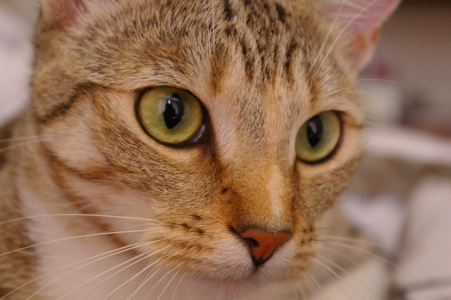
#> input picture skimage.data.chelsea(), 451 x 300 px
$ jupyter execute --allow-errors 09-DeepLearning-II.ipynb   (shell and % lines are left out)
#> lines starting #> are read from the running program, lines starting #| are printed output that depends on the picture
Before you turn this problem in, make sure everything runs as expected. First, **restart the kernel** (in the menubar, select Kernel$\rightarrow$Restart) and then **run all cells** (in the menubar, select Cell$\rightarrow$Run All).

Make sure you fill in any place that says `YOUR CODE HERE` or "YOUR ANSWER HERE", as well as your name and collaborators below:

[cell 1]
NAME = "Todsavad Tangtortan"
ID = "123012"

---

# Lab 10: Convolutional Neural Networks

Today we'll experiment with CNNs. We'll start with a hand-coded CNN structure based on numpy, then we'll move to PyTorch.

## CNN Explainer

Before doing this tutorial, take a look at [the CNN Explainer](https://poloclub.github.io/cnn-explainer/).
It gives beautiful illustrations of what's happening in a CNN at every level.

## Connect to google drive for colab users

For the students who use google colab for run the system. It is better to upload your dataset or weight, model into your drive. The colab system will be reset everytime when the system has log off.

Ok, let's mount the drive

[cell 2]
# for colab only
from google.colab import drive
drive.mount('/content/gdrive')

# Your root path in gdrive
root_path = 'gdrive/My Drive/'

Let's create folder

[cell 3]
# for create the folder
import os

lab_path =  root_path + 'lab09/'
if not os.path.exists(lab_path):
  print("No folder ", lab_path, 'exist. Create the folder')
  os.mkdir(lab_path)
  print("Create directory finished")
else:
  print(lab_path, 'existed, do nothing')

For the person who want to use google drive as your memory you can check [PyDrive](https://pypi.org/project/PyDrive/). In this class, we do not talk about it.

## Hand-coded CNN

This example is based on [Ahmed Gad's tutorial](https://www.kdnuggets.com/2018/04/building-convolutional-neural-network-numpy-scratch.html).

We will implement a very simple CNN in numpy. The model will have
just three layers, a convolutional layer (conv for short), a ReLU activation layer, and max pooling. The major steps involved are as follows.
1. Reading the input image.
2. Preparing filters.
3. Conv layer: Convolving each filter with the input image.
4. ReLU layer: Applying ReLU activation function on the feature maps (output of conv layer).
5. Max Pooling layer: Applying the pooling operation on the output of ReLU layer.
6. Stacking the conv, ReLU, and max pooling layers.

### Reading an input image

The following code reads an existing image using the SciKit-Image Python library and converts it into grayscale. You may need to `pip install scikit-image`.

[cell 4]
#pip install scikit-image
import skimage.data
import numpy as np
import matplotlib.pyplot as plt
import warnings
warnings.filterwarnings("ignore")

# Read image
img = skimage.data.chelsea()
#> img is the input picture: shape (300, 451, 3); mean R, G, B 147.7, 111.4, 86.8
print('Image dimensions:', img.shape)
#| Image dimensions: (300, 451, 3)

# Convert to grayscale
img = skimage.color.rgb2gray(img)
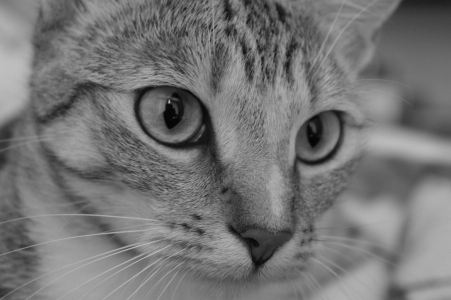
#> img: shape (300, 451) float64; min 0.0151, max 0.756, mean 0.46
plt.imshow(img, cmap='gray')
plt.show()

### Create some filters for the conv layer

Recall that a conv layer uses some number of convolution (actually cross correlation) filters, usually matching the number
of channels in the input (1 in our case since the image is grayscale). Each kernel gives us one feature map (channel) in the
result.

Let's make two 3$\times$3 filters, using the horizontal and vertical Sobel edge filters:

[cell 5]
l1_filters = np.zeros((2,3,3))
l1_filters[0, :, :] = np.array([[[-1, 0, 1],
                                 [-2, 0, 2],
                                 [-1, 0, 1]]])
l1_filters[1, :, :] = np.array([[[-1, -2, -1],
                                 [ 0,  0,  0],
                                 [ 1,  2,  1]]])
l1_filters

### Conv layer feedforward step

Let's convolve the input image with our filters.

[cell 6]
# Perform stride 1 cross correlation of an image and a filter. We output the valid region only
# (no padding).
def convolve(img, conv_filter):
    stride = 1
    padding = 0
    filter_size = conv_filter.shape[1]
    results_dim = ((np.array(img.shape) - np.array(conv_filter.shape) + (2*padding))/stride) + 1
    result = np.zeros((int(results_dim[0]), int(results_dim[1])))

    for r in np.arange(0, img.shape[0] - filter_size + 1):
        for c in np.arange(0, img.shape[1]-filter_size + 1):
            curr_region = img[r:r+filter_size,c:c+filter_size]
            curr_result = curr_region * conv_filter
            conv_sum = np.sum(curr_result)
            result[r, c] = conv_sum

    return result

# Perform convolution with a set of filters and return the result
def conv(img, conv_filters):
    # Check shape of inputs
    if len(img.shape) != len(conv_filters.shape) - 1:
        raise Exception("Error: Number of dimensions in conv filter and image do not match.")

    # Ensure filter depth is equal to number of channels in input
    if len(img.shape) > 2 or len(conv_filters.shape) > 3:
        if img.shape[-1] != conv_filters.shape[-1]:
            raise Exception("Error: Number of channels in both image and filter must match.")

    # Ensure filters are square
    if conv_filters.shape[1] != conv_filters.shape[2]:
        raise Exception('Error: Filter must be square (number of rows and columns must match).')

    # Ensure filter dimensions are odd
    if conv_filters.shape[1]%2==0:
        raise Exception('Error: Filter must have an odd size (number of rows and columns must be odd).')

    # Prepare output
    feature_maps = np.zeros((img.shape[0]-conv_filters.shape[1]+1,
                             img.shape[1]-conv_filters.shape[1]+1,
                             conv_filters.shape[0]))

    # Perform convolutions
    for filter_num in range(conv_filters.shape[0]):
        curr_filter = conv_filters[filter_num, :]
        # Our convolve function only handles 2D convolutions. If the input has multiple channels, we
        # perform the 2D convolutions for each input channel separately then add them. If the input
        # has just a single channel, we do the convolution directly.
        if len(curr_filter.shape) > 2:
            conv_map = convolve(img[:, :, 0], curr_filter[:, :, 0])
            for ch_num in range(1, curr_filter.shape[-1]):
                conv_map = conv_map + convolve(img[:, :, ch_num],
                                      curr_filter[:, :, ch_num])
        else:
            conv_map = convolve(img, curr_filter)
        feature_maps[:, :, filter_num] = conv_map

    return feature_maps

Let's give it a try:

[cell 7]
features = conv(img, l1_filters) #3x3
conv(img,l1_filters)

print('Convolutional feature maps shape:', features.shape)
#| Convolutional feature maps shape: (298, 449, 2)

fig, (ax1, ax2) = plt.subplots(1, 2, figsize=(20, 10))
ax1.imshow(features[:,:,0], cmap='gray')
ax2.imshow(features[:,:,1], cmap='gray')
plt.show()

See the time, what is different? :-)

Cool, right? A couple observations:
1. We've hard coded the values in the filters, so they are sensible to us. In a real CNN, we'd be tuning the filters to minimize loss on the training set, so we wouldn't expect such perfectly structured results.
2. Naive implementation of 2D convolutions requires 4 nested loops, which is super slow in Python. In the code above, we've replaced the two inner loops with an element-by-element matrix multiplication for the kernel and the portion of the image applicable for the current indices into the convoution result.

### Exercise (15 points)

The semi-naive implementation of the convolution function above could be sped up with the use of a fast low-level 2D convolution routine that makes the best possible use of the CPU's optimized instructions, pipelining of operations, etc. Take a look at [Laurent Perrinet's blog on 2D convolution implementations](https://laurentperrinet.github.io/sciblog/posts/2017-09-20-the-fastest-2d-convolution-in-the-world.html) and see how the two fastest implementations,
scikit and numpy, outperform other methods and should vastly outperform the Python loop above. Reimplement the <code>convolve()</code> function above to be <code>convole2()</code> and compare
the times taken by the naive and optimized versions of your convolution operation for the cat image. In your report, briefly describe the experiment and the
results you obtained.

- Do faster CNN (10 points)
- Describe the experiment and the results (5 points)

<details>
    <summary><font size="3" color="green"><b>Hint:</b></font></summary>

Use <code>numpy.fft</code>

</details>

[cell 8]
from numpy.fft  import fft2, ifft2
def convolve2(img, conv_filter):
    output = None
    # YOUR CODE HERE
    output = np.real(ifft2(fft2(img) * fft2(conv_filter,s=img.shape)))[2:,2:]
    # raise NotImplementedError()
    return output

def conv2(img, conv_filters):
    # Check shape of inputs
    if len(img.shape) != len(conv_filters.shape) - 1:
        raise Exception("Error: Number of dimensions in conv filter and image do not match.")

    # Ensure filter depth is equal to number of channels in input
    if len(img.shape) > 2 or len(conv_filters.shape) > 3:
        if img.shape[-1] != conv_filters.shape[-1]:
            raise Exception("Error: Number of channels in both image and filter must match.")

    # Ensure filters are square
    if conv_filters.shape[1] != conv_filters.shape[2]:
        raise Exception('Error: Filter must be square (number of rows and columns must match).')

    # Ensure filter dimensions are odd
    if conv_filters.shape[1]%2==0:
        raise Exception('Error: Filter must have an odd size (number of rows and columns must be odd).')

    # Prepare output
    feature_maps = np.zeros((img.shape[0]-conv_filters.shape[1]+1,
                             img.shape[1]-conv_filters.shape[1]+1,
                             conv_filters.shape[0]))

    # Perform convolutions
    # YOUR CODE HERE
    for filter_num in range(conv_filters.shape[0]):
        curr_filter = conv_filters[filter_num, :]
        if len(curr_filter.shape) > 2:
            conv_map = convolve2(img[:, :, 0], curr_filter[:, :, 0])
            for ch_num in range(1, curr_filter.shape[-1]):
                conv_map = conv_map + convolve2(img[:, :, ch_num], curr_filter[:, :, ch_num])
        else:
            conv_map = convolve2(img, curr_filter)
        feature_maps[:, :, filter_num] = conv_map
    # raise NotImplementedError()

    return feature_maps

[cell 9]
import datetime
start = datetime.datetime.now()
features = conv2(img, l1_filters)
stop = datetime.datetime.now()
conv2(img,l1_filters)

c = stop - start
elapsed = c.microseconds / 1000 # millisec

print('Convolutional feature maps shape:', features.shape)
#| Convolutional feature maps shape: (298, 449, 2)

fig, (ax1, ax2) = plt.subplots(1, 2, figsize=(20, 10))
ax1.imshow(features[:,:,0], cmap='gray')
ax2.imshow(features[:,:,1], cmap='gray')
plt.show()

# Test function: Do not remove
assert elapsed < 200, "Convolution is too slow, try again"
print("success!")
# End Test function

YOUR ANSWER HERE

### Pooling and relu

Next, consider the feedforward pooling and ReLU operations.

[cell 10]
# Pooling layer with particular size and stride

def pooling(feature_map, size=2, stride=2):
    pool_out = np.zeros((np.uint16((feature_map.shape[0]-size+1)/stride+1),
                         np.uint16((feature_map.shape[1]-size+1)/stride+1),
                         feature_map.shape[-1]))
    for map_num in range(feature_map.shape[-1]):
        r2 = 0
        for r in np.arange(0,feature_map.shape[0]-size+1, stride):
            c2 = 0
            for c in np.arange(0, feature_map.shape[1]-size+1, stride):
                pool_out[r2, c2, map_num] = np.max([feature_map[r:r+size,  c:c+size, map_num]])
                c2 = c2 + 1
            r2 = r2 +1
    return pool_out

# ReLU activation function

def relu(feature_map):
    relu_out = np.zeros(feature_map.shape)
    for map_num in range(feature_map.shape[-1]):
        for r in np.arange(0,feature_map.shape[0]):
            for c in np.arange(0, feature_map.shape[1]):
                relu_out[r, c, map_num] = np.max([feature_map[r, c, map_num], 0])
    return relu_out

Now let's try ReLU and pooling:

[cell 11]
relued_features = relu(features)
pooled_features = pooling(relued_features)

fig, ((ax1, ax2), (ax3, ax4)) = plt.subplots(2, 2, figsize=(20, 15))
ax1.imshow(relued_features[:,:,0], cmap='gray')
ax2.imshow(relued_features[:,:,1], cmap='gray')
ax3.imshow(pooled_features[:,:,0], cmap='gray')
ax4.imshow(pooled_features[:,:,1], cmap='gray')
plt.show()

Let's visualize all of the feature maps in the model...

[cell 12]
# First conv layer

import sys

np.set_printoptions(threshold=sys.maxsize)

print("conv layer 1...")
l1_feature_maps = conv(img, l1_filters)
l1_feature_maps_relu = relu(l1_feature_maps)
l1_feature_maps_relu_pool = pooling(l1_feature_maps_relu, 2, 2)

# Second conv layer

print("conv layer 2...")
l2_filters = np.random.rand(3, 5, 5, l1_feature_maps_relu_pool.shape[-1])
l2_feature_maps = conv(l1_feature_maps_relu_pool, l2_filters)
#> after the loop in conv (call 4), `for filter_num in range(conv_filters.shape[0]):`:
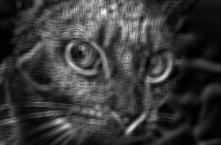
#> conv_map: shape (145, 221) float64; min 0, max 13.29, mean 3.01; drawn with min black and max white
#> after the loop in conv (call 4), `for filter_num in range(conv_filters.shape[0]):`:
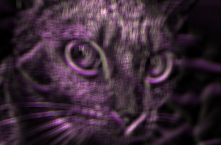
#> feature_maps: shape (145, 221, 3) float64; mean of channels 0, 1, 2 2.78, 2.07, 3.01; drawn with min black and max white
l2_feature_maps_relu = relu(l2_feature_maps)
l2_feature_maps_relu_pool = pooling(l2_feature_maps_relu, 2, 2)
#> call 3 of pooling, with size = 2, stride = 2
#> after the loop in pooling (call 3), `for map_num in range(feature_map.shape[-1]):`:
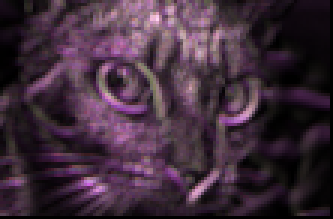
#> pool_out: shape (73, 111, 3) float64 (shown 3 times larger); mean of channels 0, 1, 2 3.1, 2.33, 3.34; drawn with min black and max white
#print(l2_feature_maps)

# Third conv layer

print("conv layer 3...")
l3_filters = np.random.rand(1, 7, 7, l2_feature_maps_relu_pool.shape[-1])
l3_feature_maps = conv(l2_feature_maps_relu_pool, l3_filters)
#> after the loop in conv (call 5), `for filter_num in range(conv_filters.shape[0]):`:
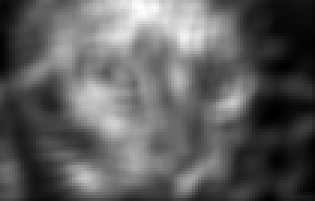
#> conv_map: shape (67, 105) float64 (shown 3 times larger); min 17.36, max 576.2, mean 222.9; drawn with min black and max white
l3_feature_maps_relu = relu(l3_feature_maps)
l3_feature_maps_relu_pool = pooling(l3_feature_maps_relu, 2, 2)

[cell 13]
# Show results

fig0, ax0 = plt.subplots(nrows=1, ncols=1)
ax0.imshow(img).set_cmap("gray")
ax0.set_title("Input Image")
ax0.get_xaxis().set_ticks([])
ax0.get_yaxis().set_ticks([])
plt.show()

[cell 14]
# Layer 1
fig1, ax1 = plt.subplots(nrows=3, ncols=2)
fig1.set_figheight(10)
fig1.set_figwidth(10)
ax1[0, 0].imshow(l1_feature_maps[:, :, 0]).set_cmap("gray")
ax1[0, 0].get_xaxis().set_ticks([])
ax1[0, 0].get_yaxis().set_ticks([])
ax1[0, 0].set_title("L1-Map1")

ax1[0, 1].imshow(l1_feature_maps[:, :, 1]).set_cmap("gray")
ax1[0, 1].get_xaxis().set_ticks([])
ax1[0, 1].get_yaxis().set_ticks([])
ax1[0, 1].set_title("L1-Map2")

ax1[1, 0].imshow(l1_feature_maps_relu[:, :, 0]).set_cmap("gray")
ax1[1, 0].get_xaxis().set_ticks([])
ax1[1, 0].get_yaxis().set_ticks([])
ax1[1, 0].set_title("L1-Map1ReLU")

ax1[1, 1].imshow(l1_feature_maps_relu[:, :, 1]).set_cmap("gray")
ax1[1, 1].get_xaxis().set_ticks([])
ax1[1, 1].get_yaxis().set_ticks([])
ax1[1, 1].set_title("L1-Map2ReLU")

ax1[2, 0].imshow(l1_feature_maps_relu_pool[:, :, 0]).set_cmap("gray")
ax1[2, 0].get_xaxis().set_ticks([])
ax1[2, 0].get_yaxis().set_ticks([])
ax1[2, 0].set_title("L1-Map1ReLUPool")

ax1[2, 1].imshow(l1_feature_maps_relu_pool[:, :, 1]).set_cmap("gray")
ax1[2, 0].get_xaxis().set_ticks([])
ax1[2, 0].get_yaxis().set_ticks([])
ax1[2, 1].set_title("L1-Map2ReLUPool")

plt.show()

[cell 15]
# Layer 2
fig2, ax2 = plt.subplots(nrows=3, ncols=3)
fig2.set_figheight(12)
fig2.set_figwidth(12)
ax2[0, 0].imshow(l2_feature_maps[:, :, 0]).set_cmap("gray")
ax2[0, 0].get_xaxis().set_ticks([])
ax2[0, 0].get_yaxis().set_ticks([])
ax2[0, 0].set_title("L2-Map1")

ax2[0, 1].imshow(l2_feature_maps[:, :, 1]).set_cmap("gray")
ax2[0, 1].get_xaxis().set_ticks([])
ax2[0, 1].get_yaxis().set_ticks([])
ax2[0, 1].set_title("L2-Map2")

ax2[0, 2].imshow(l2_feature_maps[:, :, 2]).set_cmap("gray")
ax2[0, 2].get_xaxis().set_ticks([])
ax2[0, 2].get_yaxis().set_ticks([])
ax2[0, 2].set_title("L2-Map3")

ax2[1, 0].imshow(l2_feature_maps_relu[:, :, 0]).set_cmap("gray")
ax2[1, 0].get_xaxis().set_ticks([])
ax2[1, 0].get_yaxis().set_ticks([])
ax2[1, 0].set_title("L2-Map1ReLU")

ax2[1, 1].imshow(l2_feature_maps_relu[:, :, 1]).set_cmap("gray")
ax2[1, 1].get_xaxis().set_ticks([])
ax2[1, 1].get_yaxis().set_ticks([])
ax2[1, 1].set_title("L2-Map2ReLU")

ax2[1, 2].imshow(l2_feature_maps_relu[:, :, 2]).set_cmap("gray")
ax2[1, 2].get_xaxis().set_ticks([])
ax2[1, 2].get_yaxis().set_ticks([])
ax2[1, 2].set_title("L2-Map3ReLU")

ax2[2, 0].imshow(l2_feature_maps_relu_pool[:, :, 0]).set_cmap("gray")
ax2[2, 0].get_xaxis().set_ticks([])
ax2[2, 0].get_yaxis().set_ticks([])
ax2[2, 0].set_title("L2-Map1ReLUPool")

ax2[2, 1].imshow(l2_feature_maps_relu_pool[:, :, 1]).set_cmap("gray")
ax2[2, 1].get_xaxis().set_ticks([])
ax2[2, 1].get_yaxis().set_ticks([])
ax2[2, 1].set_title("L2-Map2ReLUPool")

ax2[2, 2].imshow(l2_feature_maps_relu_pool[:, :, 2]).set_cmap("gray")
ax2[2, 2].get_xaxis().set_ticks([])
ax2[2, 2].get_yaxis().set_ticks([])
ax2[2, 2].set_title("L2-Map3ReLUPool")
plt.show()
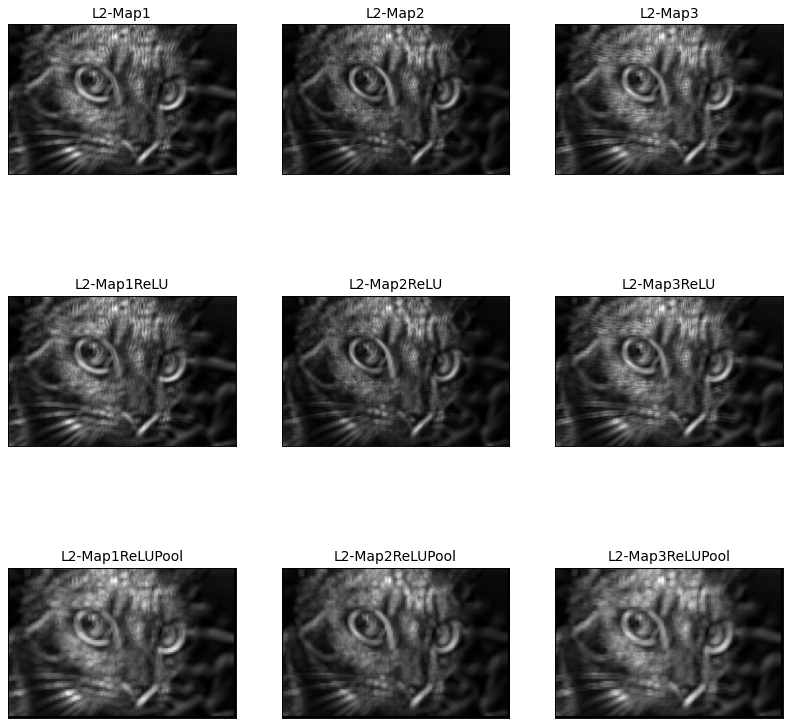
#> figure drawn by matplotlib, 9 panels

[cell 16]
# Layer 3

fig3, ax3 = plt.subplots(nrows=1, ncols=3)
fig3.set_figheight(15)
fig3.set_figwidth(15)
ax3[0].imshow(l3_feature_maps[:, :, 0]).set_cmap("gray")
ax3[0].get_xaxis().set_ticks([])
ax3[0].get_yaxis().set_ticks([])
ax3[0].set_title("L3-Map1")

ax3[1].imshow(l3_feature_maps_relu[:, :, 0]).set_cmap("gray")
ax3[1].get_xaxis().set_ticks([])
ax3[1].get_yaxis().set_ticks([])
ax3[1].set_title("L3-Map1ReLU")

ax3[2].imshow(l3_feature_maps_relu_pool[:, :, 0]).set_cmap("gray")
ax3[2].get_xaxis().set_ticks([])
ax3[2].get_yaxis().set_ticks([])
ax3[2].set_title("L3-Map1ReLUPool")
plt.show()

We can see that at progressively higher layers of the network, we get coarser representations of the input. Since the filters at the later layers
are random, they are not very structured, so we get a kind of blurring effect. These visualizations would be more meaningful in model with learned
filters.

### Exercise 2 (15 points)

Modify CNN 3 layer above with your <code>conv2()</code> function. Check the result and explain what you did and what is the different result.

[cell 17]
# YOUR CODE HERE
# First conv layer
import sys

np.set_printoptions(threshold=sys.maxsize)

print("conv2 layer 1...")
l1_feature_maps = conv2(img, l1_filters)
l1_feature_maps_relu = relu(l1_feature_maps)
l1_feature_maps_relu_pool = pooling(l1_feature_maps_relu, 2, 2)
#> the loop in conv2, `for filter_num in range(conv_filters.shape[0]):` made 1 pass
#> pass 1, in convolve2 (call 7), `output = np.real(ifft2(fft2(img) * fft2(conv_filter,s=img.shape)))[2:,..`:
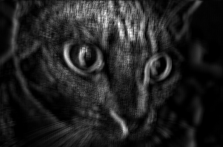
#> output: shape (147, 223) float64; min -9.04e-16, max 7.1, mean 0.973; drawn with min black and max white
#> pass 1, in convolve2 (call 8), `output = np.real(ifft2(fft2(img) * fft2(conv_filter,s=img.shape)))[2:,..`:
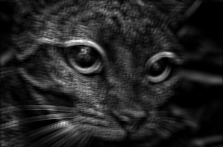
#> output: shape (147, 223) float64; min -1.32e-15, max 8.57, mean 1.22; drawn with min black and max white
#> after the loop in conv2, `for filter_num in range(conv_filters.shape[0]):`:
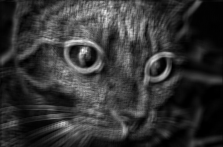
#> conv_map: shape (147, 223) float64; min -6.73e-16, max 10.57, mean 2.19; drawn with min black and max white
#> after the loop in conv2, `for filter_num in range(conv_filters.shape[0]):`: feature_maps: shape (145, 221, 3) float64; every value is 0

# Second conv layer

print("conv2 layer 2...")
l2_filters = np.random.rand(3, 5, 5, l1_feature_maps_relu_pool.shape[-1])
#> (the rest of this cell did not finish here and is left out)

[cell 18]
# Show results
fig0, ax0 = plt.subplots(nrows=1, ncols=1)
ax0.imshow(img).set_cmap("gray")
ax0.set_title("Input Image")
ax0.get_xaxis().set_ticks([])
ax0.get_yaxis().set_ticks([])
plt.show()

[cell 19]
# Layer 1
fig1, ax1 = plt.subplots(nrows=3, ncols=2)
fig1.set_figheight(10)
fig1.set_figwidth(10)
ax1[0, 0].imshow(l1_feature_maps[:, :, 0]).set_cmap("gray")
ax1[0, 0].get_xaxis().set_ticks([])
ax1[0, 0].get_yaxis().set_ticks([])
ax1[0, 0].set_title("L1-Map1")

ax1[0, 1].imshow(l1_feature_maps[:, :, 1]).set_cmap("gray")
ax1[0, 1].get_xaxis().set_ticks([])
ax1[0, 1].get_yaxis().set_ticks([])
ax1[0, 1].set_title("L1-Map2")

ax1[1, 0].imshow(l1_feature_maps_relu[:, :, 0]).set_cmap("gray")
ax1[1, 0].get_xaxis().set_ticks([])
ax1[1, 0].get_yaxis().set_ticks([])
ax1[1, 0].set_title("L1-Map1ReLU")

ax1[1, 1].imshow(l1_feature_maps_relu[:, :, 1]).set_cmap("gray")
ax1[1, 1].get_xaxis().set_ticks([])
ax1[1, 1].get_yaxis().set_ticks([])
ax1[1, 1].set_title("L1-Map2ReLU")

ax1[2, 0].imshow(l1_feature_maps_relu_pool[:, :, 0]).set_cmap("gray")
ax1[2, 0].get_xaxis().set_ticks([])
ax1[2, 0].get_yaxis().set_ticks([])
ax1[2, 0].set_title("L1-Map1ReLUPool")

ax1[2, 1].imshow(l1_feature_maps_relu_pool[:, :, 1]).set_cmap("gray")
ax1[2, 0].get_xaxis().set_ticks([])
ax1[2, 0].get_yaxis().set_ticks([])
ax1[2, 1].set_title("L1-Map2ReLUPool")

plt.show()
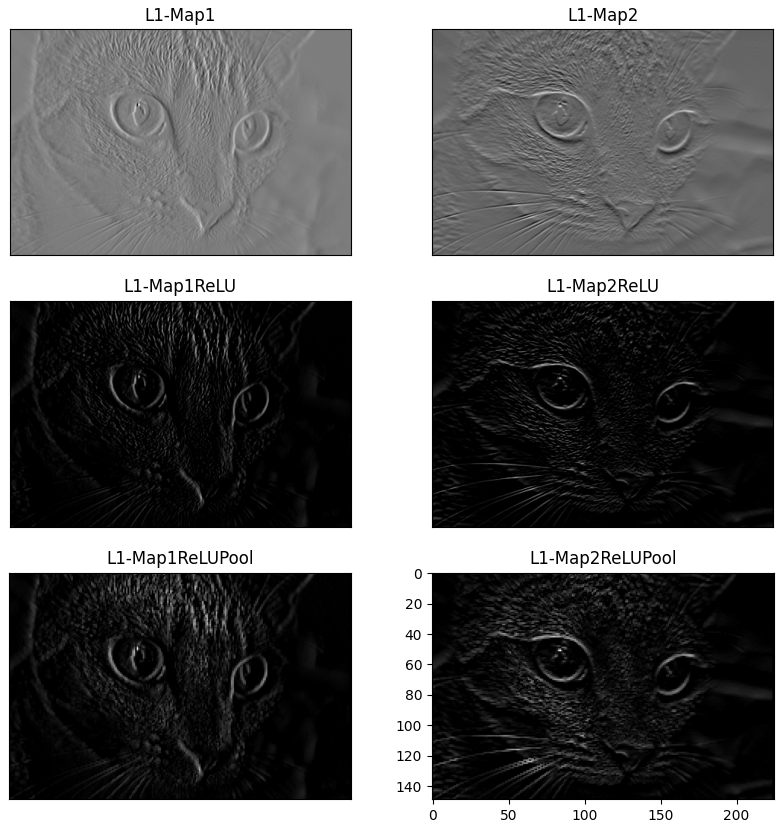
#> figure drawn by matplotlib, 6 panels
